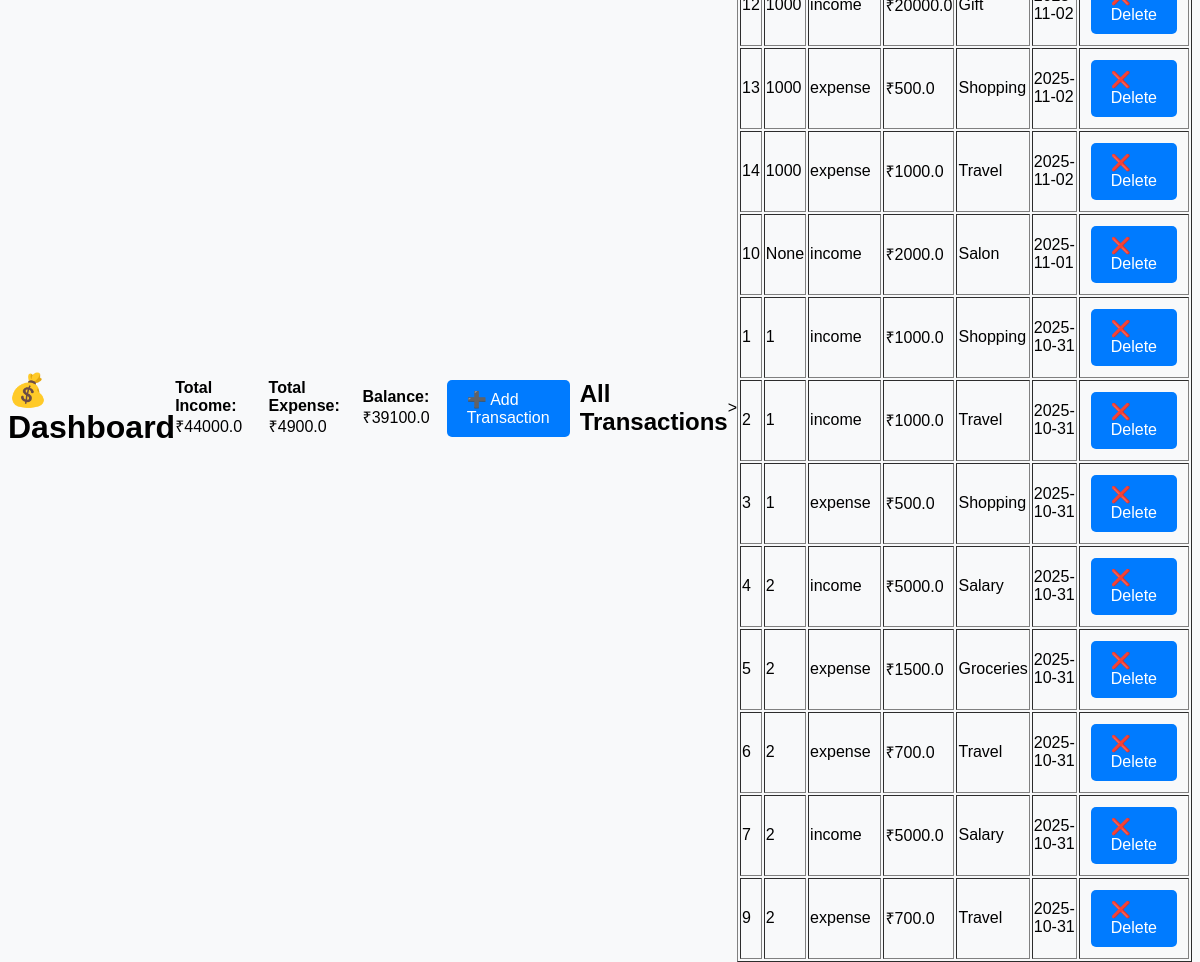
The page / on the database its author committed.
### tables this page shows
CREATE TABLE transactions(
                   id INTEGER PRIMARY KEY AUTOINCREMENT,
                   user_id INTEGER,
                   type TEXT,
                   amount REAL,
                   category TEXT,
                   date TEXT,
                   note TEXT,
                   FOREIGN KEY (user_id) REFERENCES users(id)
                   );

### app.py (the view)
@app.route('/')
def dashboard():
    connection = sqlite3.connect(db_path)
    with connection as conn:
        cursor = conn.cursor()
        cursor.execute("SELECT SUM(amount) FROM transactions WHERE type='income'")
        total_income = cursor.fetchone()[0] or 0
        cursor.execute("SELECT SUM(amount) FROM transactions WHERE type='expense'")
        total_expense = cursor.fetchone()[0] or 0
        balance = total_income - total_expense
        cursor.execute("SELECT * FROM transactions ORDER BY date DESC")
        records = cursor.fetchall()
    return render_template('dashboard.html',
                           income=total_income,
                           expense=total_expense,
                           balance=balance,
                           records=records)

### templates/dashboard.html (shortened to what this page needs)
<!DOCTYPE html>
<html>
<head>
    <link rel="stylesheet" href="{{ url_for('static', filename='style.css') }}">
</head>
<body>
    <h1>💰 Dashboard</h1>
    <p><b>Total Income:</b> ₹{{ income }}</p>
    <p><b>Total Expense:</b> ₹{{ expense }}</p>
    <p><b>Balance:</b> ₹{{ balance }}</p>
    <a href="{{ url_for('add_transaction') }}">➕ Add Transaction</a>
    <h2>All Transactions</h2>
    <table border="1">
        {% for r in records %}
        <tr>
            <td>{{ r[0] }}</td>
            <td>{{ r[1] }}</td>
            <td>{{ r[2] }}</td>
            <td>₹{{ r[3] }}</td>
            <td>{{ r[4] }}</td>
            <td>{{ r[5] }}</td>
            <td><a href="{{ url_for('delete_transaction', id=r[0]) }}">❌ Delete</a></td>
        </tr>
        {% endfor %}
    </table>
</body>
</html>

### static/style.css (style rules this page uses)
body { font-family: Arial, sans-serif; background-color: #f8f9fa; display: flex; justify-content: center; align-items: center; height: 100vh; }
a { text-decoration: none; background: #007bff; color: white; padding: 10px 20px; border-radius: 5px; margin: 10px; display: inline-block; }

### rows shown on the page
transactions: id "13", user "1000", type "expense", amount "500.0", category "Shopping", date "2025-11-02"
transactions: id "14", user "1000", type "expense", amount "1000.0", category "Travel", date "2025-11-02"
transactions: id "10", r "None", type "income", amount "2000.0", category "Salon", date "2025-11-01"
transactions: id "1", user "1", type "income", amount "1000.0", category "Shopping", date "2025-10-31"
transactions: id "2", user "1", type "income", amount "1000.0", category "Travel", date "2025-10-31"
transactions: id "3", user "1", type "expense", amount "500.0", category "Shopping", date "2025-10-31"
transactions: id "4", user "2", type "income", amount "5000.0", category "Salary", date "2025-10-31"
transactions: id "5", user "2", type "expense", amount "1500.0", category "Groceries", date "2025-10-31"
transactions: id "6", user "2", type "expense", amount "700.0", category "Travel", date "2025-10-31"
transactions: id "7", user "2", type "income", amount "5000.0", category "Salary", date "2025-10-31"
transactions: id "9", user "2", type "expense", amount "700.0", category "Travel", date "2025-10-31"

### other values the page prints
{{ income }} "44000.0"
{{ expense }} "4900.0"
{{ balance }} "39100.0"
